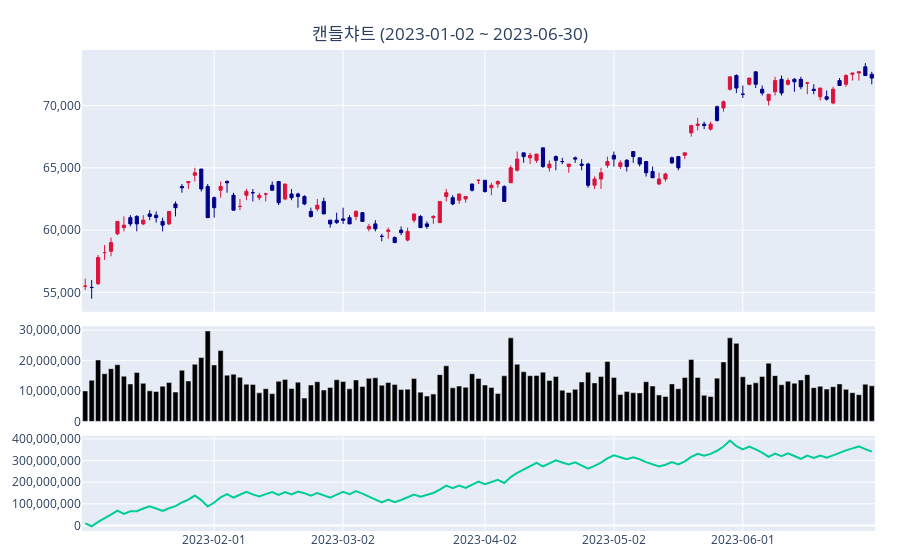

The notebook cell saved with this chart:
### Markdown cell above
만약 거래량 차트 아래에 추가적인 차트를 넣고 싶을 때는 `row` 인수의 값을 3 또는 4로 줍니다.

### Code cell
kq.chart_candle(
    df, 
    overlay={
        "OBV": {
            "row": 3,
        }
    }
)
